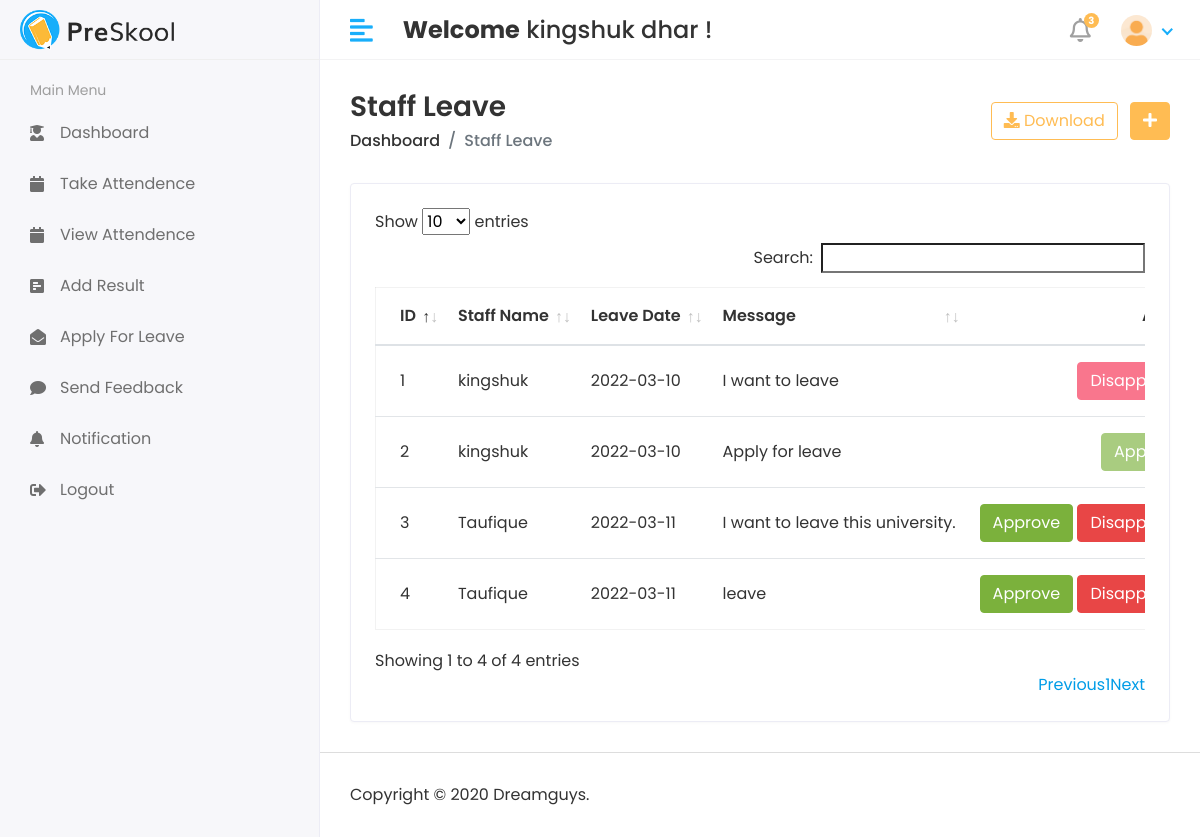
Page /HOD/Staff/Leave_view (signed in) on the committed database.
### accounts/models.py (models this page shows, shortened)
class CustomUser(AbstractUser):
    USER = (
        (1, 'HOD'),
        (2, 'STAFF'),
        (3, 'STUDENT'),
    )
    user_type = models.CharField(choices=USER, max_length=50, default=1)
    profile_pic = models.ImageField(upload_to="media/profile_pic")

class Staff_leave(models.Model):
    staff_id = models.ForeignKey(Staff, models.CASCADE)
    date = models.CharField(max_length=100)
    message = models.TextField()
    status = models.IntegerField(default=0)
    created_at = models.DateTimeField(auto_now_add=True)
    updated_at = models.DateTimeField(auto_now_add=True)

class Staff(models.Model):
    admin = models.OneToOneField(CustomUser, on_delete=models.CASCADE)
    address = models.TextField()
    gender = models.CharField(max_length=100)
    created_at = models.DateTimeField(auto_now_add=True)
    updated_at = models.DateTimeField(auto_now=True)

### accounts/hod_views.py (the view)
# urls.py: path('HOD/Staff/Leave_view', hod_views.Staff_leave_view,
@login_required(login_url='/')
def Staff_leave_view(request):
    staff_leave = Staff_leave.objects.all()
    context = {
        'staff_leave': staff_leave,
    }
    return render(request, 'Hod/staff_leave.html', context)

### templates/Hod/staff_leave.html (shortened to what this page needs)
{% extends 'base.html' %}
{% block content %}
<div class="content container-fluid">
    <div class="page-header">
        <div class="row align-items-center">
            <div class="col">
                <h3 class="page-title">Staff Leave</h3>
                <ul class="breadcrumb">
                    <li class="breadcrumb-item"><a href="index.html">Dashboard</a></li>
                    <li class="breadcrumb-item active">Staff Leave</li>
                </ul>
            </div>
            <div class="col-auto text-right float-right ml-auto">
                <a href="#" class="btn btn-outline-primary mr-2"><i class="fas fa-download"></i> Download</a>
                <a href="add-student.html" class="btn btn-primary"><i class="fas fa-plus"></i></a>
            </div>
        </div>
    </div>
    <div class="row">
        <div class="col-sm-12">
            <div class="card card-table">
                <div class="card-body">
                    <div class="table-responsive">
                        <table id="table_id" class="table table-hover table-center mb-0">
                            <thead>
                                <tr>
                                    <th>ID</th>
                                    <th>Staff Name</th>
                                    <th>Leave Date</th>
                                    <th>Message</th>
                                    <th class="text-right">Action</th>
                                </tr>
                            </thead>
                            <tbody>
                                {% for staff_leave in staff_leave %}
                                <tr>
                                    <td>{{staff_leave.id}}</td>
                                    <td>{{staff_leave.staff_id.admin.first_name}}</td>
                                    <td>{{staff_leave.date}}</td>
                                    <td>{{staff_leave.message}}</td>
                                    <td class="text-right">
                                        <div class="actions">
                                            {% if staff_leave.status == 0 %}
                                            <a href="{% url 'staff_approve_leave' staff_leave.id %}"
                                                class="btn btn-success">Approve</a>
                                            <a href="{% url 'staff_disapprove_leave' staff_leave.id %}"
                                                class="btn btn-danger">Disapprove</a>
                                            {% elif staff_leave.status == 1 %}
                                            <button class="btn btn-success" disabled="disabled">Approve</button>
                                            {% else %}
                                            <button class="btn btn-danger" disabled="disabled">Disapprove</button>
                                            {% endif %}
                                        </div>
                                    </td>
                                </tr>
                                {% endfor %}
                            </tbody>
                        </table>
                    </div>
                </div>
            </div>
        </div>
    </div>
</div>
{% endblock %}

### templates/includes/header.html (shortened to what this page needs)
{% load static %}
<div class="header">
    <div class="header-left">
        <a href="index.html" class="logo">
            <img src="{% static 'assets/img/logo.png' %}" alt="Logo">
        </a>
    </div>
    <a href="javascript:void(0);" id="toggle_btn">
        <i class="fas fa-align-left"></i>
    </a>
    <div class="top-nav-search mt-3">
        <h4><strong>Welcome</strong>&nbsp;<span>{{user.first_name}} {{user.last_name}}</span>&nbsp;!</h4>
    </div>
    <ul class="nav user-menu">
        <li class="nav-item dropdown noti-dropdown">
            <a href="#" class="dropdown-toggle nav-link" data-toggle="dropdown">
                <i class="far fa-bell"></i> <span class="badge badge-pill">3</span>
            </a>
        </li>
        <li class="nav-item dropdown has-arrow">
            <a href="#" class="dropdown-toggle nav-link" data-toggle="dropdown">
                {% if user.profile_pic == "" %}
                <span class="user-img"><img class="rounded-circle" src="{% static 'assets/img/user.png' %}" width="31"
                        alt="{{user.username}}"></span>
                {% else %}
                <span class="user-img"><img class="rounded-circle" src="/{{user.profile_pic}}" width="31"
                        alt="{{user.username}}"></span>
                {% endif %}
            </a>
        </li>
    </ul>
</div>

### static/assets/css/style.css (style rules this page uses)
html { height: 100%; }
body { background-color: #fff; color: #333; font-family: 'Poppins', sans-serif; font-size: 1rem; height: 100%; line-height: 1.5; overflow-x: hidden; }
h1, h2, h3, h4, h5, h6 { font-family: 'Poppins', sans-serif; margin-top: 0; }
a { color: #009ce7; }
input, button, a { transition: all 0.4s ease; -moz-transition: all 0.4s ease; -o-transition: all 0.4s ease; -ms-transition: all 0.4s ease; -webkit-transition: all 0.4s ease; }
input, input:focus, button, button:focus { outline: none; }
ul, ol { padding: 0px; list-style: none; }
.table { color: #333; max-width: 100%; margin-bottom: 0; width: 100%; }
.table.dataTable { border-collapse: collapse !important; border: 1px solid rgba(0, 0, 0, 0.05); }
.table thead tr th { font-weight: 600; }
.table tbody tr { border-bottom: 1px solid rgba(0, 0, 0, 0.05); }
.table.table-center td, .table.table-center th { vertical-align: middle; }
.card-table .card-body .table > thead > tr > th { border-top: 0; }
.card-table .card-body .table tr td:first-child, .card-table .card-body .table tr th:first-child { padding-left: 1.5rem; }
.card-table .card-body .table tr td:last-child, .card-table .card-body .table tr th:last-child { padding-right: 1.5rem; }
.card-table .table td, .card-table .table th { border-top: 1px solid #e2e5e8; padding: 1rem 0.75rem; white-space: nowrap; }
.btn-primary { background-color: #FFBC53; border: 1px solid #FFBC53; }
.btn-success { background-color: #7bb13c; border: 1px solid #7bb13c }
.btn-success.disabled, .btn-success:disabled { background-color: #7bb13c; border-color: #7bb13c; color: #fff; }
.btn-danger { background-color: #e84646; border: 1px solid #e84646; }
.btn-danger.disabled, .btn-danger:disabled { background-color: #f62d51; border-color: #f62d51; color: #fff; }
.btn-outline-primary { color: #FFBC53; border-color: #FFBC53; }
.card { border: 1px solid #ececf5; box-shadow: 0 1px 3px 0 rgba(0, 0, 0, 0.03); margin-bottom: 1.875rem; }
.card-body { padding: 1.5rem; }
.header { background-color: #fff; border-bottom: 1px solid #f3f3f4; left: 0; position: fixed; right: 0; top: 0; z-index: 1001; height: 60px; }
.header .header-left { float: left; height: 60px; padding: 0 20px; position: relative; width: 320px; z-index: 1; transition: all 0.2s ease-in-out; background-color: #f7f7fa; border-bottom: 1px solid #efefef; border-right: 1px solid #ececf5; display: flex; align-items: center; }
.header .header-left .logo { display: inline-block; line-height: 60px; }
.header .header-left .logo img { max-height: 40px; width: auto; }
.header .dropdown-toggle:after { display: none; }
.header .has-arrow .dropdown-toggle:after { border-top: 0; border-left: 0; border-bottom: 2px solid #18aefa; border-right: 2px solid #18aefa; content: ''; height: 8px; display: inline-block; pointer-events: none; -webkit-transform-origin: 66% 66%; -ms-transform-origin: 66% 66%; transform-origin: 66% 66%; -webkit-transform: rotate(45deg); -ms-transform: rotate(45deg); transform: rotate(45deg); -webkit-transition: all 0.15s ease-in-out; transition: all 0.15s ease-in-out; width: 8px; vertical-align: 0px; }
.user-menu { float: right; margin: 0; position: relative; z-index: 99; padding-right: 15px; }
.user-menu.nav > li > a { color: #a0a0a0; font-size: 14px; line-height: 58px; padding: 0 15px; height: 60px; }
.user-img { margin-right: 3px; position: relative; }
.top-nav-search { float: left; margin-left: 15px; }
.page-wrapper > .content { padding: 1.875rem 1.875rem 0; }
.page-header { margin-bottom: 1.875rem; }
.page-header .breadcrumb { background-color: transparent; color: #6c757d; font-size: 1rem; font-weight: 500; margin-bottom: 0; padding: 0; }
.page-header .breadcrumb a { color: #333; }
.page-title { font-size: 28px; font-weight: 600; color: #333; margin-bottom: 5px; }
.user-menu.nav > li > a .badge { background-color: #FFBC53; display: block; font-size: 10px; font-weight: bold; height: 15px; width: 15px; position: absolute; right: 7px; top: 13px; color: #fff; padding: 3px; }
.user-menu.nav > li > a > i { font-size: 1.5rem; line-height: 60px; }
@media (min-width: 992px) { #toggle_btn { align-items: center; color: #18aefa; display: inline-flex; float: left; font-size: 26px; height: 60px; justify-content: center; margin-left: 15px; padding: 0 15px; } }

### rows in the picture
CustomUser: first_name "kingshuk", last_name "dhar", profile_pic (picture)
Staff_leave: id "1", staff_id.admin.first_name "kingshuk", date "2022-03-10", message "I want to leave", status "Disapprove"
Staff_leave: id "2", staff_id.admin.first_name "kingshuk", date "2022-03-10", message "Apply for leave", status "Approve"
Staff_leave: id "3", staff_id.admin.first_name "Taufique", date "2022-03-11", message "I want to leave this university.", status "Approve"
Staff_leave: id "4", staff_id.admin.first_name "Taufique", date "2022-03-11", message "leave", status "Approve"
